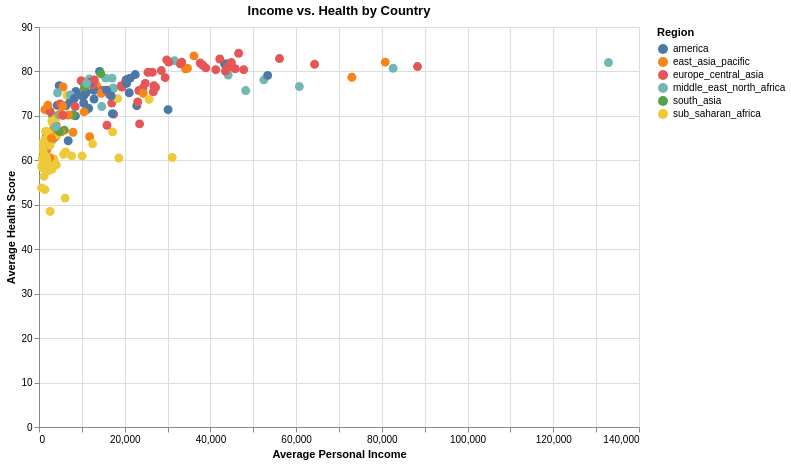

Notebook cell for this chart:
### Markdown cell above
### Part 1.5 Data binding and widgets (10 points)

Modify the **Part 1.1** scatter plot by replacing the point-clicked interaction with a **radio-button control** for **region**.

- Add a **radio button** that allows the user to select **one region at a time**.
- When a region is selected, **highlight only the points** from that region and make all other points **grey**.
- Also encode the selection using **opacity**:
  - Points in the selected region should have **opacity = 1**
  - Points in all other regions should have **opacity = 0.1**

### Code cell
import altair as alt
import pandas as pd
import warnings
warnings.simplefilter(action='ignore', category=FutureWarning)

gapminder = pd.read_csv('gapminder-health-income.csv')

# Radio button bound to region field
selection = alt.selection_point(
    fields=['region'],
    bind=alt.binding_radio(
        options=sorted(gapminder['region'].unique().tolist()),
        name='Region: '))

scatter = alt.Chart(gapminder).mark_point(filled=True, size=80).encode(
    x=alt.X('income:Q', title='Average Personal Income'),
    y=alt.Y('health:Q', title='Average Health Score'),
    color=alt.condition(
        selection,
        alt.Color('region:N', legend=alt.Legend(title='Region')),
        alt.value('lightgrey')),
    opacity=alt.condition(
        selection,
        alt.value(1),
        alt.value(0.1)),
    tooltip=['country:N', 'population:Q']
).add_params(
    selection
).properties(
    title='Income vs. Health by Country',
    width=600,
    height=400)

scatter

### Figure 1 — Vega-Lite specification as saved in the notebook (floating-point values rounded to 4 significant figures; data arrays with more than 128 entries replaced by an {"elided": "..."} marker saying what was removed)
{"config": {"view": {"continuousWidth": 300, "continuousHeight": 300}}, "data": {"name": "data-0cccb53798da4802be2d0e8a4b32b4c1"}, "mark": {"type": "point", "filled": true, "size": 80}, "encoding": {"color": {"condition": {"param": "param_ed103d5fa2e27612", "field": "region", "legend": {"title": "Region"}, "type": "nominal"}, "value": "lightgrey"}, "opacity": {"condition": {"param": "param_ed103d5fa2e27612", "value": 1}, "value": 0.1}, "tooltip": [{"field": "country", "type": "nominal"}, {"field": "population", "type": "quantitative"}], "x": {"field": "income", "title": "Average Personal Income", "type": "quantitative"}, "y": {"field": "health", "title": "Average Health Score", "type": "quantitative"}}, "height": 400, "params": [{"name": "param_ed103d5fa2e27612", "select": {"type": "point", "fields": ["region"]}, "bind": {"input": "radio", "options": ["america", "east_asia_pacific", "europe_central_asia", "middle_east_north_africa", "south_asia", "sub_saharan_africa"], "name": "Region: "}}], "title": "Income vs. Health by Country", "width": 600, "$schema": "https://vega.github.io/schema/vega-lite/v6.1.0.json", "datasets": {"data-0cccb53798da4802be2d0e8a4b32b4c1": {"elided": "187 records"}}}
